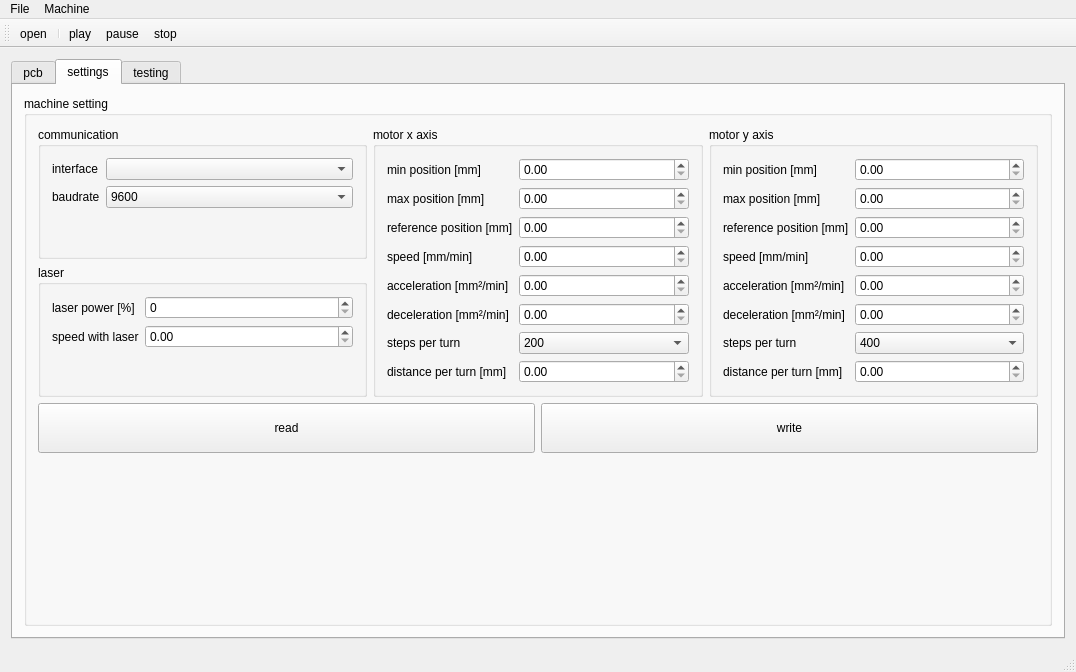
<?xml version="1.0" encoding="UTF-8"?>
<ui version="4.0">
 <class>MainWindow</class>
 <widget class="QMainWindow" name="MainWindow">
  <property name="geometry">
   <rect>
    <x>0</x>
    <y>0</y>
    <width>1076</width>
    <height>672</height>
   </rect>
  </property>
  <property name="minimumSize">
   <size>
    <width>640</width>
    <height>480</height>
   </size>
  </property>
  <property name="windowTitle">
   <string>MainWindow</string>
  </property>
  <widget class="QWidget" name="centralWidget">
   <layout class="QVBoxLayout" name="verticalLayout">
    <item>
     <layout class="QHBoxLayout" name="horizontalLayout">
      <item>
       <widget class="QTabWidget" name="tabWidget">
        <property name="currentIndex">
         <number>1</number>
        </property>
        <widget class="QWidget" name="tabPcb">
         <attribute name="title">
          <string>pcb</string>
         </attribute>
         <layout class="QHBoxLayout" name="horizontalLayout_3">
          <item>
           <widget class="PcbGraphicsView" name="gvPcb"/>
          </item>
          <item>
           <layout class="QVBoxLayout" name="verticalLayout_2">
            <item>
             <widget class="QListWidget" name="listWidget">
              <property name="sizePolicy">
               <sizepolicy hsizetype="Minimum" vsizetype="Expanding">
                <horstretch>0</horstretch>
                <verstretch>0</verstretch>
               </sizepolicy>
              </property>
              <property name="minimumSize">
               <size>
                <width>100</width>
                <height>0</height>
               </size>
              </property>
              <property name="maximumSize">
               <size>
                <width>200</width>
                <height>16777215</height>
               </size>
              </property>
             </widget>
            </item>
            <item>
             <layout class="QHBoxLayout" name="horizontalLayout_2">
              <item>
               <widget class="QPushButton" name="btnSelAll">
                <property name="sizePolicy">
                 <sizepolicy hsizetype="Minimum" vsizetype="Fixed">
                  <horstretch>0</horstretch>
                  <verstretch>0</verstretch>
                 </sizepolicy>
                </property>
                <property name="text">
                 <string>all</string>
                </property>
               </widget>
              </item>
              <item>
               <widget class="QPushButton" name="btnSelNone">
                <property name="sizePolicy">
                 <sizepolicy hsizetype="Minimum" vsizetype="Fixed">
                  <horstretch>0</horstretch>
                  <verstretch>0</verstretch>
                 </sizepolicy>
                </property>
                <property name="text">
                 <string>none</string>
                </property>
               </widget>
              </item>
             </layout>
            </item>
           </layout>
          </item>
         </layout>
        </widget>
        <widget class="QWidget" name="tabSettings">
         <attribute name="title">
          <string>settings</string>
         </attribute>
         <layout class="QVBoxLayout" name="verticalLayout_3">
          <item>
           <widget class="QGroupBox" name="groupBox_2">
            <property name="title">
             <string>machine setting</string>
            </property>
            <layout class="QVBoxLayout" name="verticalLayout_4">
             <item>
              <layout class="QHBoxLayout" name="horizontalLayout_4">
               <item>
                <layout class="QVBoxLayout" name="verticalLayout_6">
                 <item>
                  <widget class="QGroupBox" name="groupBox_3">
                   <property name="title">
                    <string>communication</string>
                   </property>
                   <layout class="QFormLayout" name="formLayout_5">
                    <property name="fieldGrowthPolicy">
                     <enum>QFormLayout::AllNonFixedFieldsGrow</enum>
                    </property>
                    <item row="0" column="0">
                     <widget class="QLabel" name="lblInterface">
                      <property name="text">
                       <string>interface</string>
                      </property>
                     </widget>
                    </item>
                    <item row="0" column="1">
                     <widget class="QComboBox" name="cbInterface"/>
                    </item>
                    <item row="1" column="0">
                     <widget class="QLabel" name="lblBaud">
                      <property name="text">
                       <string>baudrate</string>
                      </property>
                     </widget>
                    </item>
                    <item row="1" column="1">
                     <widget class="QComboBox" name="cbBaud">
                      <item>
                       <property name="text">
                        <string>9600</string>
                       </property>
                      </item>
                      <item>
                       <property name="text">
                        <string>19200</string>
                       </property>
                      </item>
                      <item>
                       <property name="text">
                        <string>38400</string>
                       </property>
                      </item>
                      <item>
                       <property name="text">
                        <string>57600</string>
                       </property>
                      </item>
                      <item>
                       <property name="text">
                        <string>115200</string>
                       </property>
                      </item>
                     </widget>
                    </item>
                   </layout>
                  </widget>
                 </item>
                 <item>
                  <widget class="QGroupBox" name="groupBox">
                   <property name="title">
                    <string>laser</string>
                   </property>
                   <layout class="QFormLayout" name="formLayout_4">
                    <property name="fieldGrowthPolicy">
                     <enum>QFormLayout::AllNonFixedFieldsGrow</enum>
                    </property>
                    <item row="0" column="0">
                     <widget class="QLabel" name="lblLaserPower">
                      <property name="text">
                       <string>laser power [%]</string>
                      </property>
                     </widget>
                    </item>
                    <item row="0" column="1">
                     <widget class="QSpinBox" name="sbLaserPower"/>
                    </item>
                    <item row="1" column="0">
                     <widget class="QLabel" name="lblLaserSpeed">
                      <property name="text">
                       <string>speed with laser</string>
                      </property>
                     </widget>
                    </item>
                    <item row="1" column="1">
                     <widget class="QDoubleSpinBox" name="dsbLaserSpeed"/>
                    </item>
                   </layout>
                  </widget>
                 </item>
                </layout>
               </item>
               <item>
                <widget class="QGroupBox" name="gbMotSetX">
                 <property name="title">
                  <string>motor x axis</string>
                 </property>
                 <layout class="QFormLayout" name="formLayout_2">
                  <property name="fieldGrowthPolicy">
                   <enum>QFormLayout::AllNonFixedFieldsGrow</enum>
                  </property>
                  <item row="0" column="0">
                   <widget class="QLabel" name="lblMinPosX">
                    <property name="text">
                     <string>min position [mm]</string>
                    </property>
                   </widget>
                  </item>
                  <item row="0" column="1">
                   <widget class="QDoubleSpinBox" name="dsbMinPosX"/>
                  </item>
                  <item row="1" column="0">
                   <widget class="QLabel" name="lblMaxPosX">
                    <property name="text">
                     <string>max position [mm]</string>
                    </property>
                   </widget>
                  </item>
                  <item row="1" column="1">
                   <widget class="QDoubleSpinBox" name="dsbMaxPosX"/>
                  </item>
                  <item row="2" column="0">
                   <widget class="QLabel" name="lblRefPosX">
                    <property name="text">
                     <string>reference position [mm]</string>
                    </property>
                   </widget>
                  </item>
                  <item row="2" column="1">
                   <widget class="QDoubleSpinBox" name="dsbRefPosX"/>
                  </item>
                  <item row="3" column="0">
                   <widget class="QLabel" name="lblSpeedX">
                    <property name="text">
                     <string>speed [mm/min]</string>
                    </property>
                   </widget>
                  </item>
                  <item row="3" column="1">
                   <widget class="QDoubleSpinBox" name="dsbSpeedX"/>
                  </item>
                  <item row="4" column="0">
                   <widget class="QLabel" name="lblAccX">
                    <property name="text">
                     <string>acceleration [mm²/min]</string>
                    </property>
                   </widget>
                  </item>
                  <item row="4" column="1">
                   <widget class="QDoubleSpinBox" name="dsbAccX"/>
                  </item>
                  <item row="5" column="0">
                   <widget class="QLabel" name="lblDecX">
                    <property name="text">
                     <string>deceleration [mm²/min]</string>
                    </property>
                   </widget>
                  </item>
                  <item row="5" column="1">
                   <widget class="QDoubleSpinBox" name="dsbDecX"/>
                  </item>
                  <item row="6" column="0">
                   <widget class="QLabel" name="lblStepsPerTurnX">
                    <property name="text">
                     <string>steps per turn</string>
                    </property>
                   </widget>
                  </item>
                  <item row="6" column="1">
                   <widget class="QComboBox" name="cbStepsPerTurnX">
                    <item>
                     <property name="text">
                      <string>200</string>
                     </property>
                    </item>
                    <item>
                     <property name="text">
                      <string>400</string>
                     </property>
                    </item>
                    <item>
                     <property name="text">
                      <string>800</string>
                     </property>
                    </item>
                    <item>
                     <property name="text">
                      <string>1600</string>
                     </property>
                    </item>
                    <item>
                     <property name="text">
                      <string>3200</string>
                     </property>
                    </item>
                    <item>
                     <property name="text">
                      <string>6400</string>
                     </property>
                    </item>
                   </widget>
                  </item>
                  <item row="7" column="0">
                   <widget class="QLabel" name="lblDistPerTurnX">
                    <property name="text">
                     <string>distance per turn [mm]</string>
                    </property>
                   </widget>
                  </item>
                  <item row="7" column="1">
                   <widget class="QDoubleSpinBox" name="dsbDistPerTurnX"/>
                  </item>
                 </layout>
                </widget>
               </item>
               <item>
                <widget class="QGroupBox" name="gbMotSetY">
                 <property name="title">
                  <string>motor y axis</string>
                 </property>
                 <layout class="QFormLayout" name="formLayout_3">
                  <property name="fieldGrowthPolicy">
                   <enum>QFormLayout::AllNonFixedFieldsGrow</enum>
                  </property>
                  <item row="2" column="0">
                   <widget class="QLabel" name="lblRefPosY">
                    <property name="text">
                     <string>reference position [mm]</string>
                    </property>
                   </widget>
                  </item>
                  <item row="2" column="1">
                   <widget class="QDoubleSpinBox" name="dsbRefPosY"/>
                  </item>
                  <item row="0" column="0">
                   <widget class="QLabel" name="lblMinPosY">
                    <property name="text">
                     <string>min position [mm]</string>
                    </property>
                   </widget>
                  </item>
                  <item row="0" column="1">
                   <widget class="QDoubleSpinBox" name="dsbMinPosY"/>
                  </item>
                  <item row="1" column="0">
                   <widget class="QLabel" name="lblMaxPosY">
                    <property name="text">
                     <string>max position [mm]</string>
                    </property>
                   </widget>
                  </item>
                  <item row="1" column="1">
                   <widget class="QDoubleSpinBox" name="dsbMaxPosY"/>
                  </item>
                  <item row="3" column="0">
                   <widget class="QLabel" name="lblSpeedY">
                    <property name="text">
                     <string>speed [mm/min]</string>
                    </property>
                   </widget>
                  </item>
                  <item row="3" column="1">
                   <widget class="QDoubleSpinBox" name="dsbSpeedY"/>
                  </item>
                  <item row="4" column="0">
                   <widget class="QLabel" name="lblAccY">
                    <property name="text">
                     <string>acceleration [mm²/min]</string>
                    </property>
                   </widget>
                  </item>
                  <item row="4" column="1">
                   <widget class="QDoubleSpinBox" name="dsbAccY"/>
                  </item>
                  <item row="5" column="0">
                   <widget class="QLabel" name="lblDecY">
                    <property name="text">
                     <string>deceleration [mm²/min]</string>
                    </property>
                   </widget>
                  </item>
                  <item row="5" column="1">
                   <widget class="QDoubleSpinBox" name="dsbDecY"/>
                  </item>
                  <item row="6" column="0">
                   <widget class="QLabel" name="lblStepsPerTurnY">
                    <property name="text">
                     <string>steps per turn</string>
                    </property>
                   </widget>
                  </item>
                  <item row="6" column="1">
                   <widget class="QComboBox" name="cbStepsPerTurnY">
                    <item>
                     <property name="text">
                      <string>400</string>
                     </property>
                    </item>
                    <item>
                     <property name="text">
                      <string>800</string>
                     </property>
                    </item>
                    <item>
                     <property name="text">
                      <string>1600</string>
                     </property>
                    </item>
                    <item>
                     <property name="text">
                      <string>3200</string>
                     </property>
                    </item>
                    <item>
                     <property name="text">
                      <string>6400</string>
                     </property>
                    </item>
                    <item>
                     <property name="text">
                      <string>12800</string>
                     </property>
                    </item>
                   </widget>
                  </item>
                  <item row="7" column="0">
                   <widget class="QLabel" name="lblDistPerTurnY">
                    <property name="text">
                     <string>distance per turn [mm]</string>
                    </property>
                   </widget>
                  </item>
                  <item row="7" column="1">
                   <widget class="QDoubleSpinBox" name="dsbDistPerTurnY"/>
                  </item>
                 </layout>
                </widget>
               </item>
              </layout>
             </item>
             <item>
              <layout class="QHBoxLayout" name="horizontalLayout_5">
               <item>
                <widget class="QPushButton" name="btnReadSettings">
                 <property name="sizePolicy">
                  <sizepolicy hsizetype="Minimum" vsizetype="Minimum">
                   <horstretch>0</horstretch>
                   <verstretch>0</verstretch>
                  </sizepolicy>
                 </property>
                 <property name="minimumSize">
                  <size>
                   <width>0</width>
                   <height>40</height>
                  </size>
                 </property>
                 <property name="text">
                  <string>read</string>
                 </property>
                 <property name="icon">
                  <iconset resource="../res/icons.qrc">
                   <normaloff>:/icons/menu/upload</normaloff>:/icons/menu/upload</iconset>
                 </property>
                 <property name="iconSize">
                  <size>
                   <width>32</width>
                   <height>32</height>
                  </size>
                 </property>
                </widget>
               </item>
               <item>
                <widget class="QPushButton" name="btnSendSettings">
                 <property name="sizePolicy">
                  <sizepolicy hsizetype="Minimum" vsizetype="Minimum">
                   <horstretch>0</horstretch>
                   <verstretch>0</verstretch>
                  </sizepolicy>
                 </property>
                 <property name="minimumSize">
                  <size>
                   <width>0</width>
                   <height>50</height>
                  </size>
                 </property>
                 <property name="text">
                  <string>write</string>
                 </property>
                 <property name="icon">
                  <iconset resource="../res/icons.qrc">
                   <normaloff>:/icons/menu/download</normaloff>:/icons/menu/download</iconset>
                 </property>
                 <property name="iconSize">
                  <size>
                   <width>32</width>
                   <height>32</height>
                  </size>
                 </property>
                </widget>
               </item>
              </layout>
             </item>
             <item>
              <spacer name="verticalSpacer">
               <property name="orientation">
                <enum>Qt::Vertical</enum>
               </property>
               <property name="sizeHint" stdset="0">
                <size>
                 <width>20</width>
                 <height>40</height>
                </size>
               </property>
              </spacer>
             </item>
            </layout>
           </widget>
          </item>
         </layout>
        </widget>
        <widget class="QWidget" name="tabTesting">
         <attribute name="title">
          <string>testing</string>
         </attribute>
         <widget class="QPushButton" name="btnMoveX">
          <property name="geometry">
           <rect>
            <x>190</x>
            <y>70</y>
            <width>75</width>
            <height>23</height>
           </rect>
          </property>
          <property name="text">
           <string>move X to</string>
          </property>
         </widget>
         <widget class="QPushButton" name="btnRefX">
          <property name="geometry">
           <rect>
            <x>80</x>
            <y>70</y>
            <width>75</width>
            <height>23</height>
           </rect>
          </property>
          <property name="text">
           <string>ref X</string>
          </property>
         </widget>
         <widget class="QPushButton" name="btnRefY">
          <property name="geometry">
           <rect>
            <x>80</x>
            <y>100</y>
            <width>75</width>
            <height>23</height>
           </rect>
          </property>
          <property name="text">
           <string>ref Y</string>
          </property>
         </widget>
         <widget class="QPushButton" name="btnEnable">
          <property name="geometry">
           <rect>
            <x>80</x>
            <y>10</y>
            <width>151</width>
            <height>23</height>
           </rect>
          </property>
          <property name="text">
           <string>enable</string>
          </property>
         </widget>
         <widget class="QPushButton" name="btnDisable">
          <property name="geometry">
           <rect>
            <x>264</x>
            <y>10</y>
            <width>131</width>
            <height>23</height>
           </rect>
          </property>
          <property name="text">
           <string>disable</string>
          </property>
         </widget>
         <widget class="QPushButton" name="btnMoveY">
          <property name="geometry">
           <rect>
            <x>190</x>
            <y>100</y>
            <width>75</width>
            <height>23</height>
           </rect>
          </property>
          <property name="text">
           <string>move Y to</string>
          </property>
         </widget>
         <widget class="QDoubleSpinBox" name="sbX">
          <property name="geometry">
           <rect>
            <x>290</x>
            <y>70</y>
            <width>81</width>
            <height>22</height>
           </rect>
          </property>
          <property name="maximum">
           <double>230.000000000000000</double>
          </property>
         </widget>
         <widget class="QDoubleSpinBox" name="sbY">
          <property name="geometry">
           <rect>
            <x>290</x>
            <y>100</y>
            <width>81</width>
            <height>22</height>
           </rect>
          </property>
          <property name="maximum">
           <double>205.000000000000000</double>
          </property>
         </widget>
        </widget>
       </widget>
      </item>
     </layout>
    </item>
   </layout>
  </widget>
  <widget class="QMenuBar" name="menuBar">
   <property name="geometry">
    <rect>
     <x>0</x>
     <y>0</y>
     <width>1076</width>
     <height>21</height>
    </rect>
   </property>
   <widget class="QMenu" name="menuFile">
    <property name="title">
     <string>File</string>
    </property>
    <addaction name="actionOpen"/>
    <addaction name="separator"/>
    <addaction name="actionClose"/>
   </widget>
   <widget class="QMenu" name="menuMachine">
    <property name="title">
     <string>Machine</string>
    </property>
    <addaction name="actionPlay"/>
    <addaction name="actionPause"/>
    <addaction name="actionStop"/>
   </widget>
   <addaction name="menuFile"/>
   <addaction name="menuMachine"/>
  </widget>
  <widget class="QToolBar" name="mainToolBar">
   <attribute name="toolBarArea">
    <enum>TopToolBarArea</enum>
   </attribute>
   <attribute name="toolBarBreak">
    <bool>false</bool>
   </attribute>
   <addaction name="actionOpen"/>
   <addaction name="separator"/>
   <addaction name="actionPlay"/>
   <addaction name="actionPause"/>
   <addaction name="actionStop"/>
  </widget>
  <widget class="QStatusBar" name="statusBar"/>
  <action name="actionOpen">
   <property name="icon">
    <iconset resource="../res/icons.qrc">
     <normaloff>:/icons/menu/open</normaloff>:/icons/menu/open</iconset>
   </property>
   <property name="text">
    <string>open...</string>
   </property>
  </action>
  <action name="actionClose">
   <property name="icon">
    <iconset resource="../res/icons.qrc">
     <normaloff>:/icons/menu/close</normaloff>:/icons/menu/close</iconset>
   </property>
   <property name="text">
    <string>close</string>
   </property>
  </action>
  <action name="actionPlay">
   <property name="icon">
    <iconset resource="../res/icons.qrc">
     <normaloff>:/icons/menu/play</normaloff>:/icons/menu/play</iconset>
   </property>
   <property name="text">
    <string>play</string>
   </property>
  </action>
  <action name="actionPause">
   <property name="icon">
    <iconset resource="../res/icons.qrc">
     <normaloff>:/icons/menu/pause</normaloff>:/icons/menu/pause</iconset>
   </property>
   <property name="text">
    <string>pause</string>
   </property>
   <property name="toolTip">
    <string>pause</string>
   </property>
  </action>
  <action name="actionStop">
   <property name="icon">
    <iconset resource="../res/icons.qrc">
     <normaloff>:/icons/menu/stop</normaloff>:/icons/menu/stop</iconset>
   </property>
   <property name="text">
    <string>stop</string>
   </property>
   <property name="toolTip">
    <string>stop</string>
   </property>
  </action>
 </widget>
 <layoutdefault spacing="6" margin="11"/>
 <customwidgets>
  <customwidget>
   <class>PcbGraphicsView</class>
   <extends>QGraphicsView</extends>
   <header location="global">src/pcb/pcbgraphicsview.h</header>
  </customwidget>
 </customwidgets>
 <resources>
  <include location="../res/icons.qrc"/>
 </resources>
 <connections/>
</ui>
